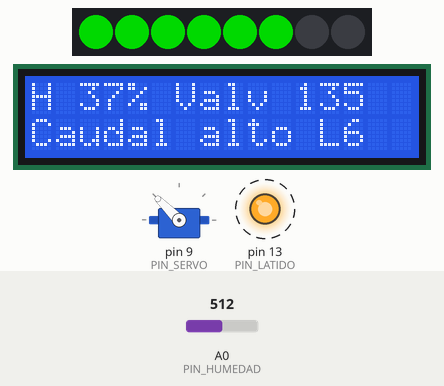
A sketch run on a simulated Arduino Uno, built with avr-gcc and run on an emulated ATmega328P. On the bench: 8 RGB LEDs in strip order, left to right, 16×2 character LCD, servo, output pins drawn as LEDs (lit = HIGH). Dashed ring = blinking. The inputs (shaded band) are chosen by the test bench; at power-on: A0 (PIN_HUMEDAD) = 512. Dim RGB values are drawn brighter than linear; what the sketch prints to the serial monitor is not drawn.

Above: at 2.5 s.
2.6 s: A0 (PIN_HUMEDAD) set to 554
At 3.2 s:
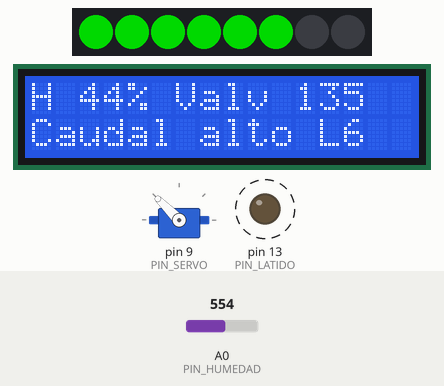
4.3 s: A0 (PIN_HUMEDAD) set to 576
At 4.7 s:
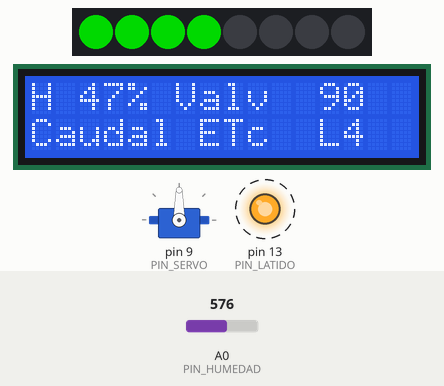
7.3 s: A0 (PIN_HUMEDAD) set to 1023
At 8.7 s:
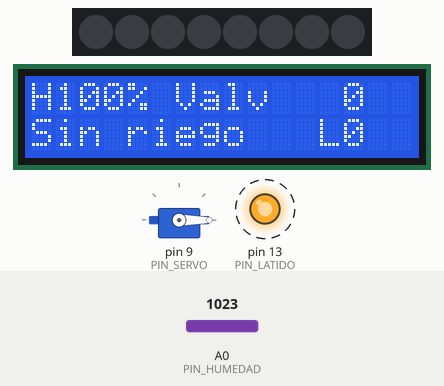
10.3 s: A0 (PIN_HUMEDAD) set to 776
At 11.2 s:
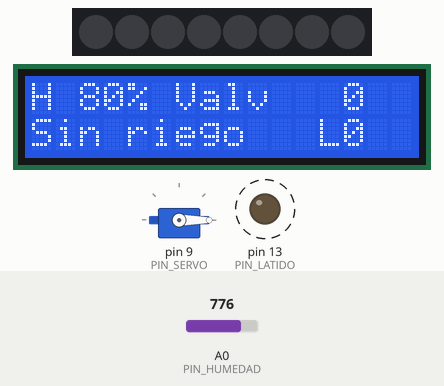
12.1 s: A0 (PIN_HUMEDAD) set to 757
At 12.7 s:
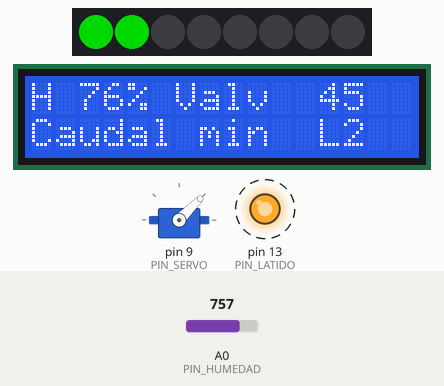
15.1 s: A0 (PIN_HUMEDAD) set to 688
At 16.2 s:
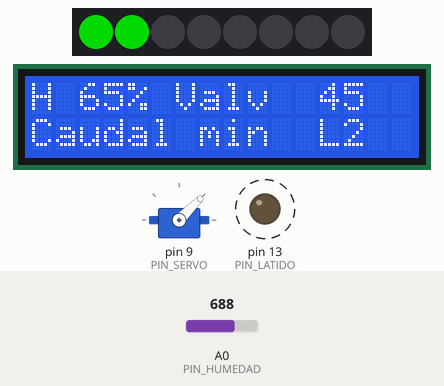
18.1 s: A0 (PIN_HUMEDAD) set to 654
Timing chart, 0 to 20.8 s (numbered marks = the images above; inputs shaded):
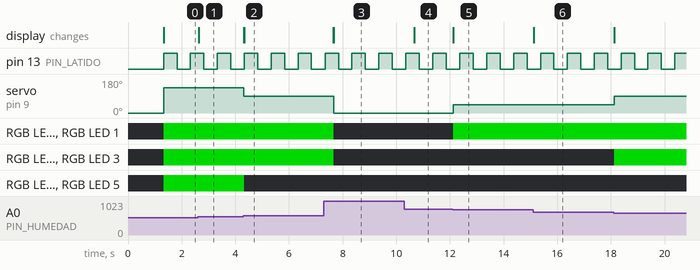

Measured:
- the behaviour switches between 565 and 566 on A0 (PIN_HUMEDAD) (found by bisection; images 1 and 2)
- the behaviour switches between 770 and 769 on A0 (PIN_HUMEDAD) (found by bisection; images 4 and 5)
- after the input at 2.6 s, the display: changes at once (image 1)
- after the input at 4.3 s, servo on pin 9 (PIN_SERVO): 135° → 90° at once; RGB LED 4, RGB LED 5: RGB(0, 140, 0) → off at once; the display: first changes at once (image 2 shows a later state)
- after the input at 7.3 s, servo on pin 9 (PIN_SERVO): 90° → 0° after 0.37 s; RGB LED 0–3: RGB(0, 140, 0) → off after 0.37 s; the display: first changes after 0.36 s (image 3 shows a later state)
- after the input at 10.3 s, the display: first changes after 0.36 s (image 4 shows a later state)
- after the input at 12.1 s, servo on pin 9 (PIN_SERVO): 0° → 45° at once; RGB LED 0, RGB LED 1: off → RGB(0, 140, 0) at once; the display: changes at once (image 5)
- after the input at 15.1 s, the display: changes at once (image 6)
- after the input at 18.1 s, servo on pin 9 (PIN_SERVO): 45° → 90° at once; RGB LED 2, RGB LED 3: off → RGB(0, 140, 0) at once

The sketch:

escenario3_riego_proporcional.ino
```cpp
/*
 * =============================================================================
 * Autor:          Julian David Escobar Teatino
 * Fecha:          20 de octubre de 2026
 * Proyecto:       Consultoria tecnica IoT - Cooperativa hidroponica de la Sabana
 * Cultivo:        Lechuga crespa (Lactuca sativa) en losa de fibra de coco
 * Funcion:        Apertura proporcional de la valvula de riego por goteo segun
 *                 la humedad del sustrato, con barra luminosa para el operario.
 * Plataforma:     Arduino Uno, lenguaje C++, simulacion Tinkercad
 * Curso:          IoT 202087712 - UNAD - Fase 4 - Escenario 3
 * =============================================================================
 *
 * CALIBRACION (escala del simulador, no un porcentaje gravimetrico de campo)
 *   ADC_SECO     = 280  -> 0 %   sustrato seco / sensor en aire
 *   ADC_SATURADO = 900  -> 100 % sustrato a capacidad de contenedor
 *   Humedad % = mapa lineal entre esos dos puntos, limitado a 0..100.
 *
 *
 * CINCO ESTADOS (criterio agronomico resumido; el informe lo desarrolla)
 *   h >  78 %   valvula 0 deg,   0 LEDs  capacidad de contenedor: no regar
 *   h >  62 %   valvula 45 deg,  2 LEDs  caudal de mantenimiento
 *   h >  45 %   valvula 90 deg,  4 LEDs  caudal de referencia (ETc, Kc ~ 1)
 *   h >  30 %   valvula 135 deg, 6 LEDs  recuperacion del sustrato
 *   h <= 30 %   valvula 180 deg, 8 LEDs  estres hidrico, alerta en LCD
 *
 * El servo de 180 deg es la escala didactica pedida por la guia. Una valvula
 * esferica real es de un cuarto de vuelta (0 a 90 deg); el informe explica
 * como se trasladan estos cinco estados a ese actuador.
 *
 * BARRA
 * Tira NeoPixel de 8 LEDs, un solo cable de datos en el pin 6. Se encienden
 * de forma acumulativa: 0, 2, 4, 6 u 8. En estres hidrico los 8 quedan rojos
 * para que la alerta se distinga
 * del caudal alto.
 *
 * INTEGRIDAD
 * Un salto que no se sostiene 350 ms no mueve la valvula: se conserva el
 * ultimo angulo valido. Asi una lectura falsa de "suelo seco" no abre el
 * riego de emergencia por un contacto sucio de un instante.
 * =============================================================================
 */

#include <Servo.h>
#include <LiquidCrystal.h>
#include <Adafruit_NeoPixel.h>

const int PIN_HUMEDAD = A0;
const int PIN_SERVO = 9;
const int PIN_NEOPIXEL = 6;
const int PIN_LATIDO = 13;
const int NUM_LEDS = 8;

// LCD en paralelo usando pines analogicos como salidas digitales.
// RS=12, E=11, D4=A1, D5=A2, D6=A3, D7=A4. A0 queda libre para el sensor.
LiquidCrystal lcd(12, 11, A1, A2, A3, A4);
Servo valvula;
Adafruit_NeoPixel barra(NUM_LEDS, PIN_NEOPIXEL, NEO_GRB + NEO_KHZ800);

const int ADC_SECO = 280;
const int ADC_SATURADO = 900;

const int H_CIERRE = 78;       // Por encima: no regar
const int H_MANTENIMIENTO = 62;
const int H_REFERENCIA = 45;
const int H_RECUPERACION = 30; // En este valor y por debajo: emergencia

const int SALTO_ADC_MAX = 180;
const unsigned long T_ACEPTAR_SALTO_MS = 350;
const unsigned long T_LATIDO_MS = 500;
const unsigned long T_INFORME_MS = 400;

int ultimoAceptado = -1;
unsigned long tInicioSalto = 0;
unsigned long tLatido = 0;
unsigned long tInforme = 0;
bool latidoEncendido = false;
bool manteniendoLectura = false;

const int VENTANA = 4;
int bufferAdc[VENTANA];
int indiceBuffer = 0;
long sumaBuffer = 0;
int muestrasEnBuffer = 0;

int promedioMovil(int muestra) {
  if (muestrasEnBuffer < VENTANA) {
    bufferAdc[muestrasEnBuffer] = muestra;
    sumaBuffer += muestra;
    muestrasEnBuffer++;
    return (int)(sumaBuffer / muestrasEnBuffer);
  }
  sumaBuffer -= bufferAdc[indiceBuffer];
  bufferAdc[indiceBuffer] = muestra;
  sumaBuffer += muestra;
  indiceBuffer = (indiceBuffer + 1) % VENTANA;
  return (int)(sumaBuffer / VENTANA);
}

int lecturaConfiable(int muestra) {
  if (ultimoAceptado < 0) {
    ultimoAceptado = muestra;
    manteniendoLectura = false;
    return muestra;
  }
  if (abs(muestra - ultimoAceptado) > SALTO_ADC_MAX) {
    if (tInicioSalto == 0) {
      tInicioSalto = millis();
    }
    if (millis() - tInicioSalto < T_ACEPTAR_SALTO_MS) {
      manteniendoLectura = true;
      return ultimoAceptado;
    }
  }
  tInicioSalto = 0;
  manteniendoLectura = false;
  ultimoAceptado = muestra;
  return promedioMovil(muestra);
}

int humedadPorcentaje(int adc) {
  // map invierte la escala: ADC alto (seco) -> 0 %, ADC bajo (saturado) -> 100 %.
  int h = map(adc, ADC_SECO, ADC_SATURADO, 0, 100);
  if (h < 0) {
    h = 0;
  }
  if (h > 100) {
    h = 100;
  }
  return h;
}

void barraLeds(int cantidad, bool critico) {
  if (cantidad < 0) {
    cantidad = 0;
  }
  if (cantidad > NUM_LEDS) {
    cantidad = NUM_LEDS;
  }
  for (int i = 0; i < NUM_LEDS; i++) {
    if (i < cantidad) {
      // Rojo solo en estres. El resto de los pasos crece en verde.
      if (critico) {
        barra.setPixelColor(i, barra.Color(180, 0, 0));
      } else {
        barra.setPixelColor(i, barra.Color(0, 140, 0));
      }
    } else {
      barra.setPixelColor(i, 0);
    }
  }
  barra.show();
}

void escribirLcd(const char* linea1, const char* linea2) {
  char fila1[17];
  char fila2[17];
  snprintf(fila1, sizeof(fila1), "%-16s", linea1);
  snprintf(fila2, sizeof(fila2), "%-16s", linea2);
  lcd.setCursor(0, 0);
  lcd.print(fila1);
  lcd.setCursor(0, 1);
  lcd.print(fila2);
}

// Aplica un estado: angulo, LEDs y frase que el operario puede leer sin
// conocer el algoritmo. La barra crece de forma acumulativa.
void aplicarEstado(int humedad, int angulo, int leds, const char* caudal) {
  char fila1[17];
  char fila2[17];
  valvula.write(angulo);
  barraLeds(leds, leds == NUM_LEDS);
  snprintf(fila1, sizeof(fila1), "H%3d%% Valv %3d", humedad, angulo);
  snprintf(fila2, sizeof(fila2), "%-11s L%d", caudal, leds);
  escribirLcd(fila1, fila2);
}

void setup() {
  pinMode(PIN_LATIDO, OUTPUT);
  barra.begin();
  barra.show();
  Serial.begin(9600);
  lcd.begin(16, 2);
  valvula.attach(PIN_SERVO);
  valvula.write(0);
  escribirLcd("Riego lechuga", "Fibra de coco");
  Serial.println(F("ESCENARIO 3 - Riego proporcional - lechuga en coco"));
  Serial.println(F("h>78 cierre | >62 mant. | >45 ETc | >30 recup. | <=30 critico"));
  delay(1200);
}

void loop() {
  int adcCrudo = analogRead(PIN_HUMEDAD);
  int adc = lecturaConfiable(adcCrudo);
  int h = humedadPorcentaje(adc);
  int angulo = 0;

  // Rangos explicitos. Cada uno fija angulo y numero de LEDs, no una
  // proporcion continua, porque la valvula de este diseno tiene cinco
  // caudales operativos y el operario debe reconocerlos en la barra.
  if (h > H_CIERRE) {
    angulo = 0;
    aplicarEstado(h, angulo, 0, "Sin riego");
  } else if (h > H_MANTENIMIENTO) {
    angulo = 45;
    aplicarEstado(h, angulo, 2, "Caudal min");
  } else if (h > H_REFERENCIA) {
    angulo = 90;
    aplicarEstado(h, angulo, 4, "Caudal ETc");
  } else if (h > H_RECUPERACION) {
    angulo = 135;
    aplicarEstado(h, angulo, 6, "Caudal alto");
  } else {
    // Estres hidrico: apertura total y frase de alerta, no solo un numero.
    angulo = 180;
    aplicarEstado(h, angulo, 8, "CRITICO");
  }

  if (millis() - tLatido >= T_LATIDO_MS) {
    tLatido = millis();
    latidoEncendido = !latidoEncendido;
    digitalWrite(PIN_LATIDO, latidoEncendido ? HIGH : LOW);
  }

  if (millis() - tInforme >= T_INFORME_MS) {
    tInforme = millis();
    Serial.print(F("ADC_crudo="));
    Serial.print(adcCrudo);
    Serial.print(F(" ADC_usado="));
    Serial.print(adc);
    Serial.print(F(" h="));
    Serial.print(h);
    Serial.print(F(" servo="));
    Serial.print(angulo);
    Serial.print(F(" estable="));
    Serial.println(manteniendoLectura ? F("NO") : F("SI"));
  }
}
```
